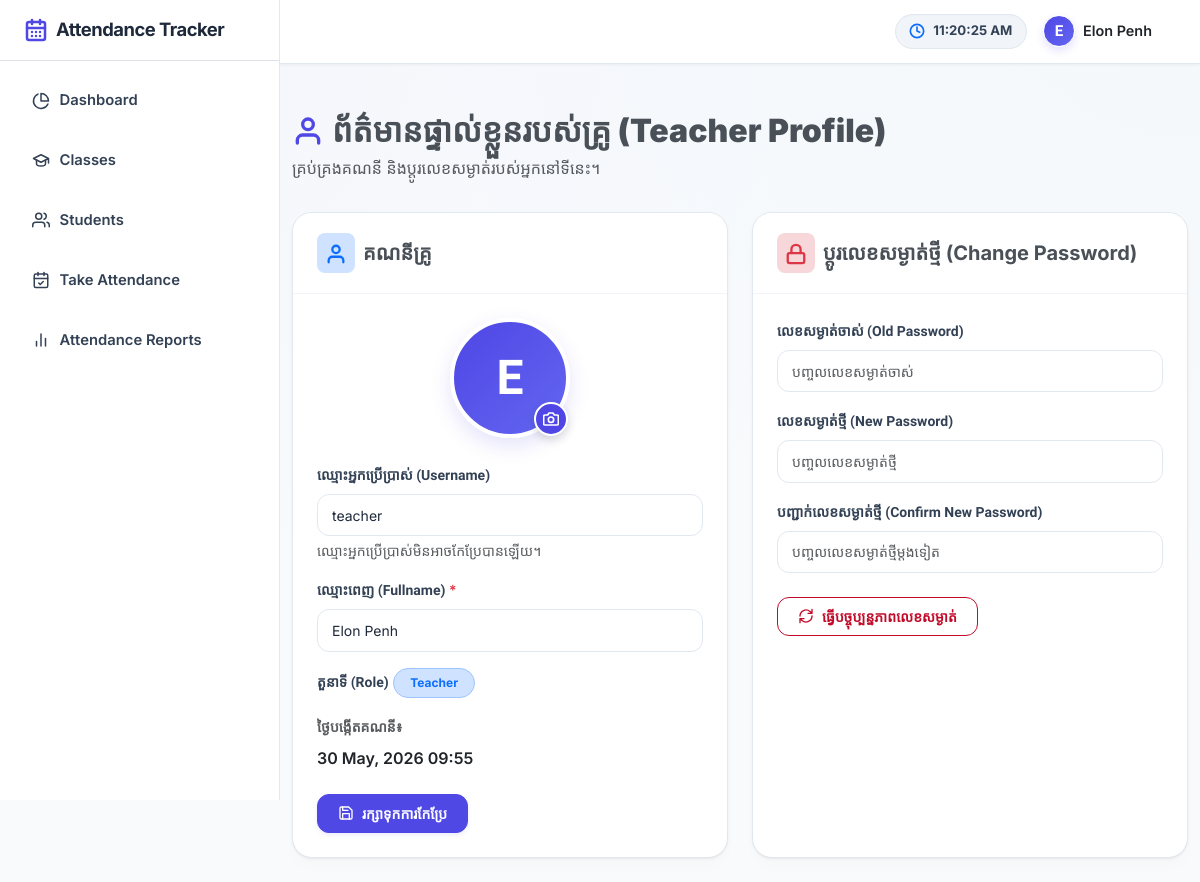
The app's page /?page=profile (signed in) with its own data.
### tables this page shows
CREATE TABLE `users_tbl` (
  `id` int NOT NULL AUTO_INCREMENT,
  `username` varchar(50) NOT NULL,
  `password` text NOT NULL,
  `fullname` varchar(100) NOT NULL,
  `role` varchar(20) NOT NULL DEFAULT 'teacher',
  `created_at` datetime NOT NULL DEFAULT CURRENT_TIMESTAMP,
  `updated_at` datetime DEFAULT NULL ON UPDATE CURRENT_TIMESTAMP,
  `avatar` varchar(255) DEFAULT NULL,
  PRIMARY KEY (`id`),
  UNIQUE KEY `username` (`username`)
);

### classes/actions.class.php (called while the page is built, shortened)
<?php
class Actions {
    private $conn;
    function __construct(){
        require_once(realpath(__DIR__.'/../db-connect.php'));
        $this->conn = $conn;
        $this->init_db();
    }
    private function init_db(){
        $this->conn->query("CREATE TABLE IF NOT EXISTS `users_tbl` (
          `id` int NOT NULL AUTO_INCREMENT,
          `username` varchar(50) NOT NULL UNIQUE,
          `password` text NOT NULL,
          `fullname` varchar(100) NOT NULL,
          `role` varchar(20) NOT NULL DEFAULT 'teacher',
          `created_at` datetime NOT NULL DEFAULT CURRENT_TIMESTAMP,
          `updated_at` datetime DEFAULT NULL ON UPDATE CURRENT_TIMESTAMP,
          PRIMARY KEY (`id`)
        ) ENGINE=InnoDB DEFAULT CHARSET=utf8mb4 COLLATE=utf8mb4_general_ci;");
        $cols = $this->conn->query("SHOW COLUMNS FROM `users_tbl` LIKE 'avatar'");
        $check = $this->conn->query("SELECT id FROM `users_tbl` LIMIT 1");
    }
    public function get_user($id = ""){
        if(empty($id) && isset($_SESSION['user'])){
            $id = $_SESSION['user']['id'];
        }
        $sql = "SELECT * FROM `users_tbl` where `id` = '{$id}'";
        $qry = $this->conn->query($sql);
        return $qry ? $qry->fetch_assoc() : null;
    }
}

### pages/profile.php (the view, shortened to what this page needs)
<?php
$user = $actionClass->get_user();
?>
<div class="row mt-4">
    <div class="col-12 mb-3">
        <h2 class="welcome-title text-dark-emphasis d-flex align-items-center gap-2">
            <svg xmlns="http://www.w3.org/2000/svg" viewBox="0 0 24 24" width="32" height="32" fill="none" stroke="var(--primary)" stroke-width="2.5" stroke-linecap="round" stroke-linejoin="round">
                <path d="M20 21v-2a4 4 0 0 0-4-4H8a4 4 0 0 0-4 4v2"></path>
                <circle cx="12" cy="7" r="4"></circle>
            </svg>
            <span>ព័ត៌មានផ្ទាល់ខ្លួនរបស់គ្រូ (Teacher Profile)</span>
        </h2>
        <p class="text-muted">គ្រប់គ្រងគណនី និងប្ដូរលេខសម្ងាត់របស់អ្នកនៅទីនេះ។</p>
    </div>
</div>
<div class="row g-4">
    <div class="col-md-6 col-12">
        <div class="card h-100 shadow-sm border-0" style="border-radius: 16px;">
            <div class="card-header bg-transparent border-0 pt-4 px-4 pb-0 d-flex align-items-center gap-2">
                <div class="p-2 bg-primary-subtle text-primary rounded-3">
                    <svg xmlns="http://www.w3.org/2000/svg" viewBox="0 0 24 24" width="22" height="22" fill="none" stroke="currentColor" stroke-width="2.5" stroke-linecap="round" stroke-linejoin="round"><path d="M20 21v-2a4 4 0 0 0-4-4H8a4 4 0 0 0-4 4v2"></path><circle cx="12" cy="7" r="4"></circle></svg>
                </div>
                <h5 class="mb-0 fw-bold text-dark-emphasis">គណនីគ្រូ</h5>
            </div>
            <div class="card-body px-4 pb-4 pt-3">
                <form id="profile-form" enctype="multipart/form-data">
                    <div class="text-center mb-4">
                        <div class="position-relative d-inline-block">
                            <div class="profile-avatar-container mx-auto">
                                <?php if(!empty($user['avatar']) && file_exists(__DIR__.'/../'.$user['avatar'])): ?>
                                    <img id="avatar-preview" src="<?= $user['avatar'] ?>" alt="Profile Picture" class="profile-avatar-img">
                                <?php else: ?>
                                    <div id="avatar-placeholder" class="profile-avatar-initial">
                                        <?= mb_substr($user['fullname'] ?? 'U', 0, 1, 'UTF-8') ?>
                                    </div>
                                <?php endif; ?>
                            </div>
                            <label for="avatar-input" class="avatar-upload-btn" title="ប្ដូររូបថត">
                            </label>
                        </div>
                    </div>
                    <div class="mb-3">
                        <label for="p-username" class="form-label">ឈ្មោះអ្នកប្រើប្រាស់ (Username)</label>
                        <input type="text" id="p-username" class="form-control bg-light" value="<?= htmlspecialchars($user['username']) ?>" readonly>
                        <div class="form-text">ឈ្មោះអ្នកប្រើប្រាស់មិនអាចកែប្រែបានឡើយ។</div>
                    </div>
                    <div class="mb-3">
                        <label for="p-fullname" class="form-label">ឈ្មោះពេញ (Fullname) <span class="text-danger">*</span></label>
                        <input type="text" id="p-fullname" name="fullname" class="form-control" value="<?= htmlspecialchars($user['fullname']) ?>" required>
                    </div>
                    <div class="mb-3">
                        <label for="p-role" class="form-label">តួនាទី (Role)</label>
                        <span class="badge bg-primary-subtle text-primary border border-primary-subtle py-2 px-3 d-inline-block rounded-pill text-capitalize fw-bold"><?= htmlspecialchars($user['role']) ?></span>
                    </div>
                    <div class="mb-4">
                        <label class="form-label text-muted d-block">ថ្ងៃបង្កើតគណនី៖</label>
                        <span class="text-dark fw-semibold"><?= date("d M, Y H:i", strtotime($user['created_at'])) ?></span>
                    </div>
                    <button type="submit" class="btn btn-primary d-flex align-items-center gap-2">
                        <span>រក្សាទុកការកែប្រែ</span>
                    </button>
                </form>
            </div>
        </div>
    </div>
    <div class="col-md-6 col-12">
        <div class="card h-100 shadow-sm border-0" style="border-radius: 16px;">
            <div class="card-header bg-transparent border-0 pt-4 px-4 pb-0 d-flex align-items-center gap-2">
                <div class="p-2 bg-danger-subtle text-danger rounded-3">
                    <svg xmlns="http://www.w3.org/2000/svg" viewBox="0 0 24 24" width="22" height="22" fill="none" stroke="currentColor" stroke-width="2.5" stroke-linecap="round" stroke-linejoin="round"><rect x="3" y="11" width="18" height="11" rx="2" ry="2"></rect><path d="M7 11V7a5 5 0 0 1 10 0v4"></path></svg>
                </div>
                <h5 class="mb-0 fw-bold text-dark-emphasis">ប្ដូរលេខសម្ងាត់ថ្មី (Change Password)</h5>
            </div>
            <div class="card-body px-4 pb-4 pt-3">
                <form id="password-form">
                    <div class="mb-3">
                        <label for="old_password" class="form-label">លេខសម្ងាត់ចាស់ (Old Password)</label>
                        <input type="password" id="old_password" name="old_password" class="form-control" placeholder="បញ្ចូលលេខសម្ងាត់ចាស់">
                    </div>
                    <div class="mb-3">
                        <label for="new_password" class="form-label">លេខសម្ងាត់ថ្មី (New Password)</label>
                        <input type="password" id="new_password" name="new_password" class="form-control" placeholder="បញ្ចូលលេខសម្ងាត់ថ្មី">
                    </div>
                    <div class="mb-4">
                        <label for="confirm_password" class="form-label">បញ្ជាក់លេខសម្ងាត់ថ្មី (Confirm New Password)</label>
                        <input type="password" id="confirm_password" class="form-control" placeholder="បញ្ចូលលេខសម្ងាត់ថ្មីម្ដងទៀត">
                    </div>
                    <button type="submit" class="btn btn-outline-danger d-flex align-items-center gap-2">
                        <svg xmlns="http://www.w3.org/2000/svg" viewBox="0 0 24 24" width="16" height="16" fill="none" stroke="currentColor" stroke-width="2" stroke-linecap="round" stroke-linejoin="round"><path d="M21 2v6h-6M3 12a9 9 0 0 1 15-6.7L21 8M3 22v-6h6M21 12a9 9 0 0 1-15 6.7L3 16"></path></svg>
                        <span>ធ្វើបច្ចុប្បន្នភាពលេខសម្ងាត់</span>
                    </button>
                </form>
            </div>
        </div>
    </div>
</div>

### assets/css/style.css (style rules this page uses)
:root { --font-heading: 'Plus Jakarta Sans', sans-serif; --font-body: 'Inter', sans-serif; --primary-hsl: 243, 75%, 59%; --primary: hsl(var(--primary-hsl)); --primary-hover: hsl(243, 75%, 52%); --primary-light: #e0e7ff; --primary-glow: rgba(79, 70, 229, 0.15); --success-hsl: 142, 72%, 29%; --success: hsl(var(--success-hsl)); --success-light: #d1fae5; --success-text: #065f46; --success-border: #a7f3d0; --warning-hsl: 38, 92%, 38%; --warning: hsl(var(--warning-hsl)); --warning-light: #fef3c7; --warning-text: #92400e; --warning-border: #fde68a; --danger-hsl: 350, 89%, 40%; --danger: hsl(var(--danger-hsl)); --danger-light: #fee2e2; --danger-text: #991b1b; --danger-border: #fecaca; --info-hsl: 199, 89%, 38%; --info: hsl(var(--info-hsl)); --info-light: #e0f2fe; --info-text: #075985; --info-border: #bae6fd; --body-bg: #f8fafc; --card-bg: #ffffff; --border-color: #f1f5f9; --border-darker: #e2e8f0; --border-focus: #a5b4fc; --text-main: #1e293b; --text-body: #334155; --text-muted: #64748b; --card-shadow: 0 1px 3px 0 rgba(0, 0, 0, 0.05), 0 1px 2px -1px rgba(0, 0, 0, 0.05), 0 10px 15px -3px rgba(0, 0, 0, 0.02); --card-shadow-hover: 0 4px 6px -1px rgba(0, 0, 0, 0.05), 0 10px 20px -3px rgba(0, 0, 0, 0.04); --radius-sm: 0.375rem; --radius-md: 0.75rem; --radius-lg: 1.25rem; --transition-fast: 0.15s ease; --transition-normal: 0.25s ease; }
* { margin: 0; padding: 0; box-sizing: border-box; font-family: var(--font-body); }
html, body { height: 100%; width: 100%; max-height: 100%; overflow-x: hidden; overflow-y: auto; }
body:not(.printable-receipt) { background-color: var(--body-bg); background-image: radial-gradient(at 0% 0%, rgba(99, 102, 241, 0.03) 0px, transparent 50%), radial-gradient(at 100% 0%, rgba(14, 165, 233, 0.02) 0px, transparent 50%); color: var(--text-body); -webkit-font-smoothing: antialiased; }
.card { background: var(--card-bg) !important; border: 1px solid var(--border-darker) !important; border-radius: var(--radius-lg) !important; box-shadow: var(--card-shadow) !important; transition: all var(--transition-normal) !important; overflow: hidden; }
.card-header { background: #ffffff !important; border-bottom: 1px solid var(--border-color) !important; padding: 1.25rem 1.5rem !important; font-family: var(--font-heading); font-weight: 700; color: var(--text-main) !important; }
.card-body { padding: 1.5rem !important; }
.btn { font-weight: 600; padding: 0.5rem 1.25rem; border-radius: var(--radius-md) !important; transition: all var(--transition-fast) ease; font-size: 0.875rem; }
.btn-primary { background-color: var(--primary) !important; border-color: var(--primary) !important; color: #ffffff !important; box-shadow: 0 2px 4px rgba(79, 70, 229, 0.1); }
.btn-outline-danger { color: var(--danger) !important; border-color: var(--danger) !important; background-color: transparent !important; }
.form-label { font-weight: 600; color: var(--text-body); font-size: 0.875rem; margin-bottom: 0.5rem; font-family: var(--font-heading); }
.form-control, .form-select { border: 1px solid var(--border-darker) !important; border-radius: var(--radius-md) !important; padding: 0.6rem 0.875rem; font-size: 0.875rem; color: var(--text-main) !important; background-color: #ffffff !important; transition: border-color var(--transition-fast), box-shadow var(--transition-fast); }
.welcome-title { font-family: var(--font-heading); font-weight: 900; font-size: 2rem; margin-bottom: 0.35rem; }
.profile-avatar-container { width: 120px; height: 120px; border-radius: 50%; overflow: hidden; background: linear-gradient(135deg, #4f46e5 0%, #6366f1 100%); border: 4px solid #ffffff; box-shadow: 0 8px 20px rgba(79, 70, 229, 0.15); display: flex; align-items: center; justify-content: center; }
.profile-avatar-initial { color: #ffffff; font-size: 3rem; font-weight: 800; font-family: 'Plus Jakarta Sans', sans-serif; }
.avatar-upload-btn { position: absolute; bottom: 2px; right: 2px; width: 34px; height: 34px; border-radius: 50%; background: #4f46e5; border: 2.5px solid #ffffff; display: flex; align-items: center; justify-content: center; cursor: pointer; box-shadow: 0 4px 10px rgba(0, 0, 0, 0.15); transition: all 0.2s ease; }

### records on screen
users_tbl: fullname "E", username "teacher", fullname "Elon Penh", role "Teacher", created_at "30 May, 2026 09:55"

### other values on screen
mb_substr($_SESSION['user']['fullname'] ?? 'U', 0, 1, 'UTF-8') "E"
$_SESSION['user']['fullname'] "Elon Penh"
